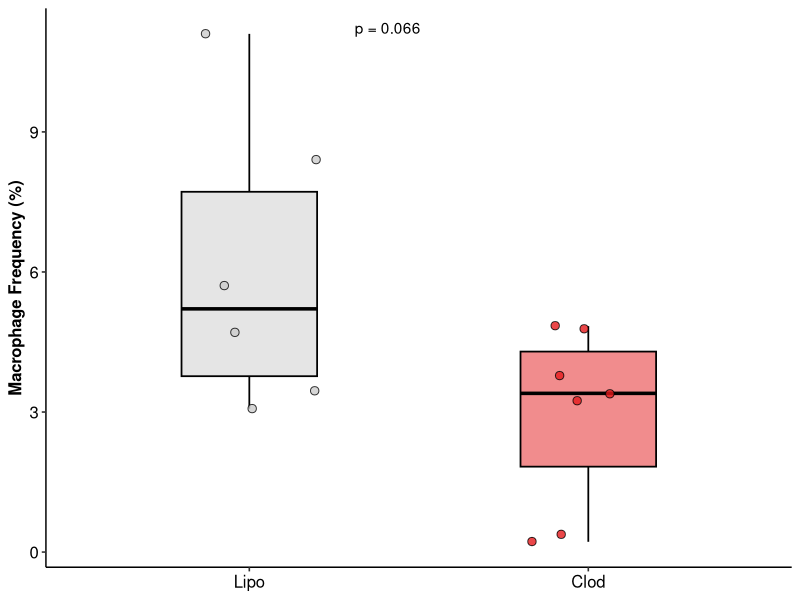
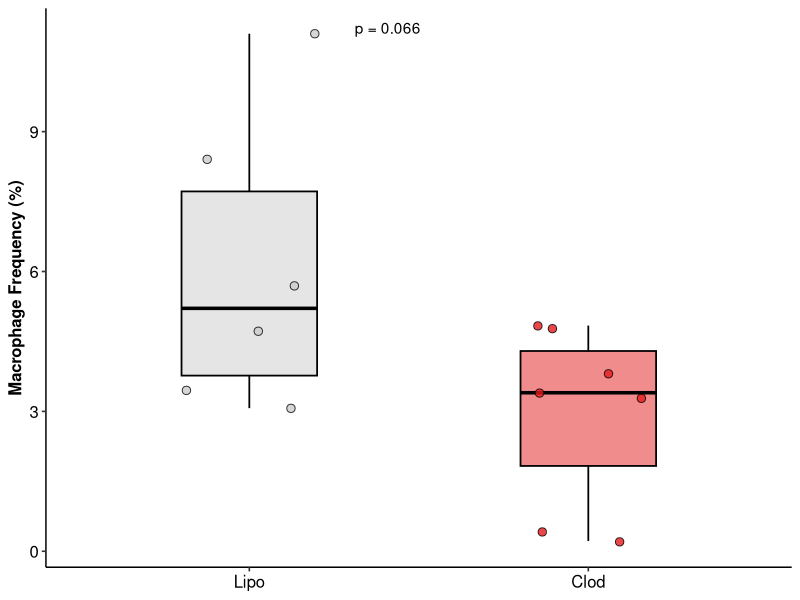

These charts were generated, in order, by the following R code:
# --- 1. LOAD LIBRARIES ---
library(ggplot2)
library(ggpubr)

# --- 2. DEFINE DATA ---
# n=6 Lipo (Control)
# n=7 Clod (Depletion)
# Note: One sample (13.6mg weight) was excluded a priori as a seeding failure.
lipo_flow  <- c(11.10, 3.45, 4.72, 8.39, 3.07, 5.70) 
chlod_flow <- c(3.26, 0.22, 0.40, 3.40, 3.80, 4.79, 4.84)

# --- 3. CREATE RIGOROUS DATAFRAME ---
# This ensures ggplot sees exactly 13 rows.
df_flow <- data.frame(
  Group = factor(c(rep("Lipo", length(lipo_flow)), 
                   rep("Clod", length(chlod_flow))),
                 levels = c("Lipo", "Clod")), # Sets order on X-axis
  Frequency = c(lipo_flow, chlod_flow)
)

# --- 4. STATISTICAL VALIDATION (Console Output) ---
# Switching to "two.sided" to be conservative and avoid "p-hacking" concerns.
t_test_results <- t.test(Frequency ~ Group, data = df_flow, 
                         alternative = "two.sided", 
                         var.equal = FALSE) # Welch's correction for unequal n

print(t_test_results)

# Calculation of Biological Magnitude
mean_lipo <- mean(lipo_flow)
mean_clod <- mean(chlod_flow)
percent_reduction <- (1 - (mean_clod / mean_lipo)) * 100
cat("Percent Reduction in Macrophages:", round(percent_reduction, 1), "%\n")

# --- 5. GENERATE PLOT ---
plot_flow <- ggplot(df_flow, aes(x = Group, y = Frequency, fill = Group)) +
  # Boxplot: outlier.shape = NA prevents "double plotting" of dots
  geom_boxplot(outlier.shape = NA, alpha = 0.5, width = 0.4, color = "black", lwd = 0.6) +
  # Jitter: width=0.2 ensures the 7th dot isn't hiding behind another one
  geom_jitter(width = 0.2, size = 2.5, alpha = 0.8, shape = 21, color = "black") + 
  theme_pubr() +
  scale_fill_manual(values = c("Lipo" = "grey80", "Clod" = "#E41A1C")) +
  labs(y = "Macrophage Frequency (%)", x = NULL) +
  # Add the two-tailed p-value directly to the plot
  stat_compare_means(method = "t.test", 
                     method.args = list(var.equal = FALSE, alternative = "two.sided"), 
                     label = "p.format",
                     label.x = 1.35) + # Adjust label position
  theme(legend.position = "none",
        axis.title.y = element_text(face = "bold"))

# Display
print(plot_flow)

# --- 6. SAVE ---
ggsave("Fig_S5_Macrophage_Depletion_TwoTailed.pdf", plot_flow, width = 3.5, height = 4.5)

# Extract p-value and export stats to CSV
p_val <- t_test_results$p.value

stats_export <- data.frame(
  Test = "Welch Two Sample t-test",
  Alternative = "two.sided",
  Mean_Lipo = mean_lipo,
  Mean_Clod = mean_clod,
  Percent_Reduction = percent_reduction,
  P_Value = p_val
)

write.csv(stats_export, "Suppl_6B_Macrophage_Stats.csv", row.names = FALSE)
print(paste("Exact p-value is:", p_val))
